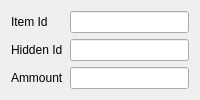
                  <widget class="QWidget" name="page_2">
                   <layout class="QFormLayout" name="formLayout_6">
                    <property name="fieldGrowthPolicy">
                     <enum>QFormLayout::AllNonFixedFieldsGrow</enum>
                    </property>
                    <item row="0" column="0">
                     <widget class="QLabel" name="label_31">
                      <property name="text">
                       <string>Item Id</string>
                      </property>
                     </widget>
                    </item>
                    <item row="0" column="1">
                     <widget class="QLineEdit" name="s_item_id"/>
                    </item>
                    <item row="1" column="0">
                     <widget class="QLabel" name="label_32">
                      <property name="text">
                       <string>Hidden Id</string>
                      </property>
                     </widget>
                    </item>
                    <item row="1" column="1">
                     <widget class="QLineEdit" name="s_hidden_id"/>
                    </item>
                    <item row="2" column="0">
                     <widget class="QLabel" name="label_33">
                      <property name="text">
                       <string>Ammount</string>
                      </property>
                     </widget>
                    </item>
                    <item row="2" column="1">
                     <widget class="QLineEdit" name="s_ammount"/>
                    </item>
                   </layout>
                  </widget>
